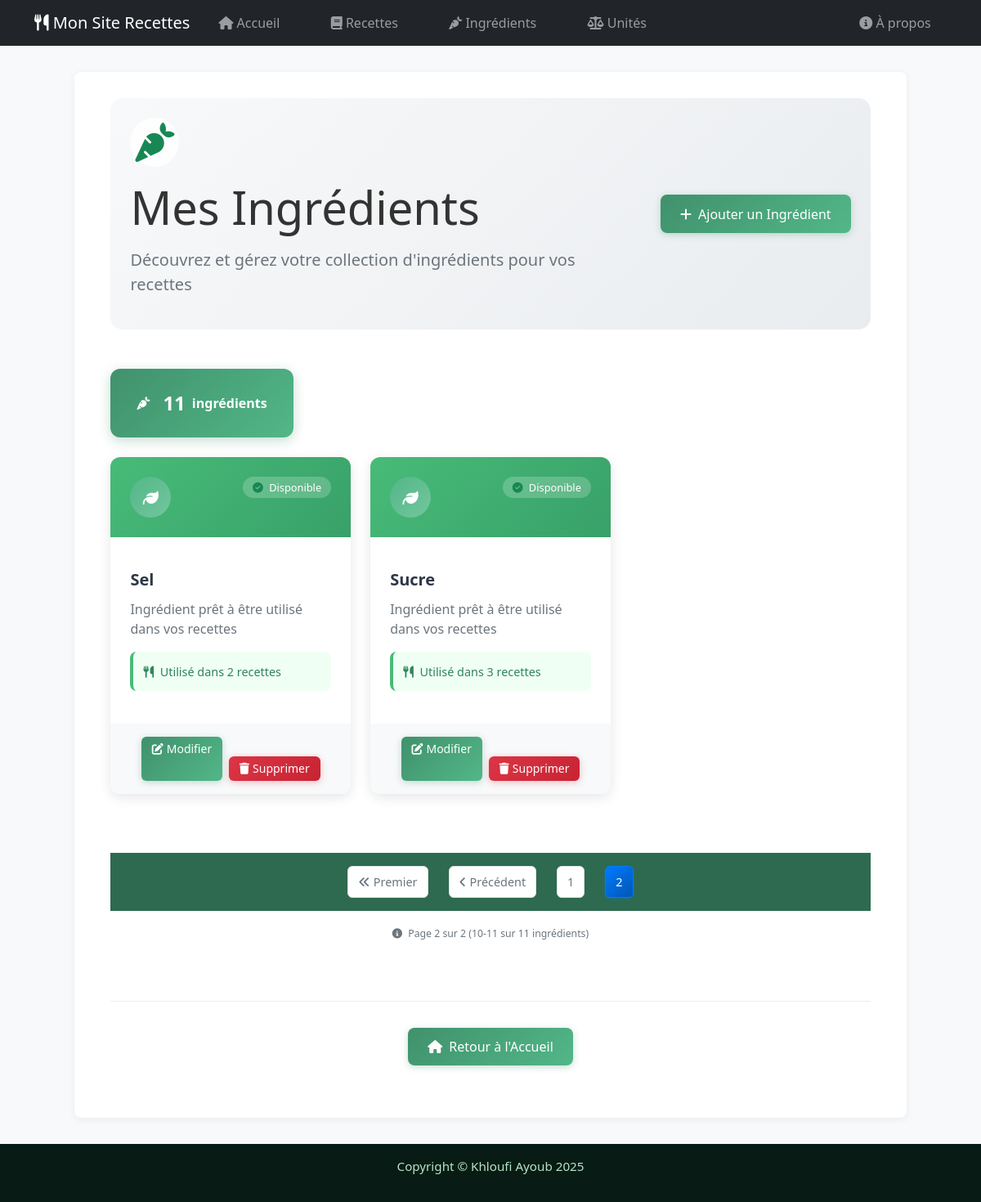
Page /ingredients/?page=2 on the committed database.
### App/models.py (models this page shows, shortened)
class Ingredient(models.Model):
    name = models.CharField(max_length=50, verbose_name="Nom")
    image = models.ImageField(default="", upload_to='ingredients/', verbose_name="Image", blank=True, null=True)
    class Meta:
        ordering = ('name',)
        verbose_name = "ingredient"
        verbose_name_plural = "ingredients"

### App/views/ingredient_views.py (the view)
# urls.py: path('ingredients/', views.IngredientListView.as_view(), name="ingredients"),
class IngredientListView(View):
    def get(self, request):
        ingredients_list = Ingredient.objects.all()
        paginator = Paginator(ingredients_list, 9)  # 9 ingrédients par page (3 lignes de 3)
        page = request.GET.get('page')
        try:
            ingredients = paginator.page(page)
        except PageNotAnInteger:
            ingredients = paginator.page(1)
        except EmptyPage:
            ingredients = paginator.page(paginator.num_pages)
        return render(request, 'App/ingredient/ingredient_list.html', {'ingredients': ingredients})

### App/templates/App/ingredient/ingredient_list.html (shortened to what this page needs)
{% extends 'base.html' %}
{% load static %}
{% block content %}
<div class="ingredients-page">
  <div class="page-header mb-5">
    <div class="row align-items-center">
      <div class="col-lg-8">
        <div class="header-content">
          <div class="header-icon mb-3">
            <i class="fas fa-carrot fa-3x text-success"></i>
          </div>
          <h1 class="display-4 mb-3">Mes Ingrédients</h1>
          <p class="lead text-muted">Découvrez et gérez votre collection d'ingrédients pour vos recettes</p>
        </div>
      </div>
      <div class="col-lg-4 text-lg-end">
        <a href="{% url 'add_ingredient' %}" class="btn btn-lg btn-success">
          <i class="fas fa-plus me-2"></i>Ajouter un Ingrédient
        </a>
      </div>
    </div>
  </div>
  {% if ingredients %}
    <div class="ingredients-stats mb-4">
      <div class="stats-card">
        <i class="fas fa-carrot me-2"></i>
        <span class="stats-number">{{ ingredients.paginator.count }}</span>
        <span class="stats-label">ingrédient{{ ingredients.paginator.count|pluralize }}</span>
      </div>
    </div>
    <div class="row g-4">
      {% for ingredient in ingredients %}
      <div class="col-lg-4 col-md-6 col-sm-12">
        <div class="ingredient-card-modern">
          <div class="ingredient-header">
            <div class="ingredient-icon">
              <i class="fas fa-leaf"></i>
            </div>
            <div class="ingredient-meta">
              <span class="ingredient-status">
                <i class="fas fa-check-circle me-1 text-success"></i>
                Disponible
              </span>
            </div>
          </div>
          <div class="ingredient-content">
            <h3 class="ingredient-title">{{ ingredient.name }}</h3>
            <p class="ingredient-description text-muted">
              Ingrédient prêt à être utilisé dans vos recettes
            </p>
            <div class="ingredient-usage-preview">
              <span class="usage-label">
                <i class="fas fa-utensils me-1"></i>
                Utilisé dans {{ ingredient.recipeingredient_set.count }} recette{{ ingredient.recipeingredient_set.count|pluralize }}
              </span>
            </div>
          </div>
          <div class="ingredient-actions">
            <a href="{% url 'edit_ingredient' ingredient.id %}" class="btn btn-outline-secondary btn-sm">
              <i class="fas fa-edit me-1"></i>Modifier
            </a>
            <form method="post" action="{% url 'delete_ingredient' ingredient.id %}" style="display:inline;" onsubmit="return confirm('Êtes-vous sûr de vouloir supprimer l\'ingrédient {{ ingredient.name }} ?');">
              <button type="submit" class="btn btn-danger btn-sm">
                <i class="fas fa-trash me-1"></i>Supprimer
              </button>
            </form>
          </div>
        </div>
      </div>
      {% endfor %}
    </div>
    {% include 'App/includes/pagination_section.html' with page_obj=ingredients aria_label="Navigation des ingrédients" item_name_plural="ingrédients" %}
  {% endif %}
  <div class="page-navigation mt-5">
    <a href="{% url 'home' %}" class="btn btn-outline-secondary">
      <i class="fas fa-home me-2"></i>Retour à l'Accueil
    </a>
  </div>
</div>
{% endblock %}

### static/css/styles.css (style rules this page uses)
html, body { height: 100%; }
body { font-family: 'Segoe UI', Arial, sans-serif; background-color: #f8f9fa; color: #333; margin: 0; padding: 0; display: flex; flex-direction: column; }
.ingredient-card-modern { background: white; border-radius: 12px; box-shadow: 0 4px 15px rgba(0, 0, 0, 0.1); transition: all 0.3s ease; overflow: hidden; height: 100%; display: flex; flex-direction: column; }
.ingredient-header { background: linear-gradient(135deg, #48bb78 0%, #38a169 100%); color: white; padding: 1.5rem; display: flex; justify-content: space-between; align-items: flex-start; }
.ingredient-icon { width: 50px; height: 50px; background: rgba(255, 255, 255, 0.2); border-radius: 10px; display: flex; align-items: center; justify-content: center; font-size: 1.5rem; }
.ingredient-meta { text-align: right; }
.ingredient-status { background: rgba(255, 255, 255, 0.2); padding: 0.25rem 0.75rem; border-radius: 15px; font-size: 0.8rem; font-weight: 500; }
.ingredient-content { padding: 1.5rem; flex-grow: 1; }
.ingredient-title { font-size: 1.25rem; font-weight: 600; margin-bottom: 0.75rem; color: #2d3748; }
.ingredient-description { color: #718096; margin-bottom: 1rem; line-height: 1.5; }
.ingredient-usage-preview { background: #f0fff4; padding: 0.75rem; border-radius: 8px; margin-bottom: 1rem; border-left: 4px solid #48bb78; }
.usage-label { color: #2f855a; font-weight: 500; font-size: 0.9rem; }
.ingredient-actions { padding: 1rem 1.5rem; background: #f8f9fa; display: flex; gap: 0.5rem; justify-content: space-between; }
.ingredient-actions .btn { padding: 0.4rem 0.8rem; font-size: 0.875rem; line-height: 1.2; font-weight: 500; }
.btn { display: inline-block; background: #40916c; color: #fff; padding: 0.5rem 1.2rem; border: none; border-radius: 4px; font-size: 1rem; cursor: pointer; text-decoration: none; transition: background 0.2s; }
form { margin-top: 1.5rem; }
.btn { display: inline-block; background: linear-gradient(135deg, #40916c, #52b788); color: #fff; padding: 0.7rem 1.5rem; border: none; border-radius: 8px; font-size: 1rem; font-weight: 500; cursor: pointer; text-decoration: none; transition: all 0.3s ease; box-shadow: 0 2px 8px rgba(64, 145, 108, 0.3); }
.btn-danger { background: linear-gradient(135deg, #dc3545, #e74c3c); box-shadow: 0 2px 8px rgba(220, 53, 69, 0.3); }
.page-header { background: linear-gradient(135deg, #f8f9fa 0%, #e9ecef 100%); border-radius: 15px; padding: 1.5rem; margin-bottom: 1.5rem; }
.header-content { text-align: left; }
.header-icon { background: rgba(255, 255, 255, 0.8); border-radius: 50%; width: 60px; height: 60px; display: inline-flex; align-items: center; justify-content: center; backdrop-filter: blur(10px); border: 2px solid rgba(255, 255, 255, 0.3); }
.stats-card { background: linear-gradient(135deg, #40916c, #52b788); color: white; padding: 1.5rem 2rem; border-radius: 12px; display: inline-flex; align-items: center; gap: 0.5rem; font-weight: 600; box-shadow: 0 4px 15px rgba(64, 145, 108, 0.3); }
.stats-number { font-size: 1.5rem; font-weight: 700; }
.page-navigation { text-align: center; padding: 2rem 0; border-top: 1px solid #e9ecef; }
.ingredient-header { margin-bottom: 1rem; }
.ingredient-icon { width: 50px; height: 50px; background: linear-gradient(135deg, #52b788, #74c69d); border-radius: 50%; display: inline-flex; align-items: center; justify-content: center; color: white; font-size: 1.2rem; }
.ingredient-actions { display: flex; gap: 0.5rem; justify-content: center; }
.ingredient-actions, .unit-actions { display: flex; gap: 0.5rem; justify-content: center; flex-wrap: wrap; }
.ingredient-actions .btn, .unit-actions .btn { font-weight: 500; border-radius: 6px; transition: all 0.2s ease; }
.btn-danger { background: linear-gradient(135deg, #dc3545, #c82333); border: none; color: white; font-weight: 500; }
.btn-sm { padding: 0.4rem 0.8rem; font-size: 0.875rem; }

### rows in the picture
Ingredient: name "Sel", recipeingredient_set.count "2"
Ingredient: name "Sucre", recipeingredient_set.count "3"

### other values in the picture
{{ ingredients.paginator.count }} "11"
{{ num }} "1"
{{ num }} "2"
{{ page_obj.number }} "2"
{{ page_obj.paginator.num_pages }} "2"
{{ page_obj.start_index }} "10"
{{ page_obj.end_index }} "11"
{{ page_obj.paginator.count }} "11"
{{ item_name_plural|default:'éléments' }} "ingrédients"
